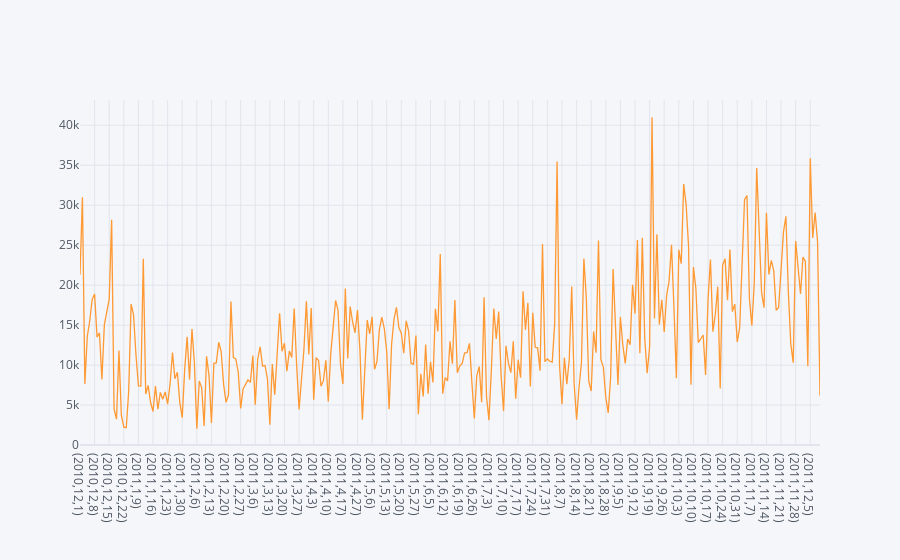

Notebook source saved alongside this figure:
### Code cell
plot_uk2.iplot(kind="line")

### Figure 1 — Plotly figure (JSON) as saved in the notebook; plotly's stock layout.template omitted (floating-point values rounded to 4 significant figures; data arrays with more than 128 entries replaced by an {"elided": "..."} marker saying what was removed)
{"data": [{"line": {"color": "rgba(255, 153, 51, 1.0)", "dash": "solid", "shape": "linear", "width": 1.3}, "mode": "lines", "name": "Quantity", "text": "", "type": "scatter", "x": {"elided": "305 str values"}, "y": {"elided": "305 int values"}}], "layout": {"legend": {"bgcolor": "#F5F6F9", "font": {"color": "#4D5663"}}, "paper_bgcolor": "#F5F6F9", "plot_bgcolor": "#F5F6F9", "title": {"font": {"color": "#4D5663"}}, "xaxis": {"gridcolor": "#E1E5ED", "showgrid": true, "tickfont": {"color": "#4D5663"}, "title": {"font": {"color": "#4D5663"}, "text": ""}, "zerolinecolor": "#E1E5ED"}, "yaxis": {"gridcolor": "#E1E5ED", "showgrid": true, "tickfont": {"color": "#4D5663"}, "title": {"font": {"color": "#4D5663"}, "text": ""}, "zerolinecolor": "#E1E5ED"}}}
